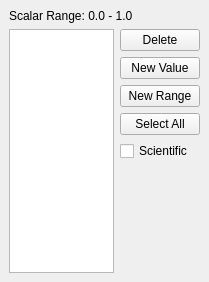
<ui version="4.0" >
 <author></author>
 <comment></comment>
 <exportmacro></exportmacro>
 <class>pqSampleScalarWidget</class>
 <widget class="QWidget" name="pqSampleScalarWidget" >
  <property name="geometry" >
   <rect>
    <x>0</x>
    <y>0</y>
    <width>209</width>
    <height>282</height>
   </rect>
  </property>
  <property name="windowTitle" >
   <string>Form</string>
  </property>
  <layout class="QVBoxLayout" >
   <property name="margin" >
    <number>9</number>
   </property>
   <property name="spacing" >
    <number>6</number>
   </property>
   <item>
    <widget class="QLabel" name="ScalarRange" >
     <property name="text" >
      <string>Scalar Range: 0.0 - 1.0</string>
     </property>
    </widget>
   </item>
   <item>
    <layout class="QHBoxLayout" >
     <property name="margin" >
      <number>0</number>
     </property>
     <property name="spacing" >
      <number>6</number>
     </property>
     <item>
      <widget class="QListView" name="Values" />
     </item>
     <item>
      <layout class="QVBoxLayout" >
       <property name="margin" >
        <number>0</number>
       </property>
       <property name="spacing" >
        <number>6</number>
       </property>
       <item>
        <widget class="QPushButton" name="Delete" >
         <property name="enabled" >
          <bool>true</bool>
         </property>
         <property name="toolTip" >
          <string>Delete selected values from the current set</string>
         </property>
         <property name="text" >
          <string>Delete</string>
         </property>
        </widget>
       </item>
       <item>
        <widget class="QPushButton" name="NewValue" >
         <property name="toolTip" >
          <string>Add a single value to the current set</string>
         </property>
         <property name="statusTip" >
          <string>Add a single value to the current set.</string>
         </property>
         <property name="text" >
          <string>New Value</string>
         </property>
        </widget>
       </item>
       <item>
        <widget class="QPushButton" name="NewRange" >
         <property name="toolTip" >
          <string>Add a single value to the current set</string>
         </property>
         <property name="statusTip" >
          <string>Add a single value to the current set.</string>
         </property>
         <property name="text" >
          <string>New Range</string>
         </property>
        </widget>
       </item>
       <item>
        <widget class="QPushButton" name="SelectAll" >
         <property name="toolTip" >
          <string>Add a single value to the current set</string>
         </property>
         <property name="statusTip" >
          <string>Add a single value to the current set.</string>
         </property>
         <property name="text" >
          <string>Select All</string>
         </property>
        </widget>
       </item>
       <item>
        <widget class="QCheckBox" name="ScientificNotation" >
         <property name="text" >
          <string>Scientific</string>
         </property>
        </widget>
       </item>
       <item>
        <spacer>
         <property name="orientation" >
          <enum>Qt::Vertical</enum>
         </property>
         <property name="sizeHint" >
          <size>
           <width>20</width>
           <height>40</height>
          </size>
         </property>
        </spacer>
       </item>
      </layout>
     </item>
    </layout>
   </item>
  </layout>
 </widget>
 <pixmapfunction></pixmapfunction>
 <resources/>
 <connections/>
</ui>
